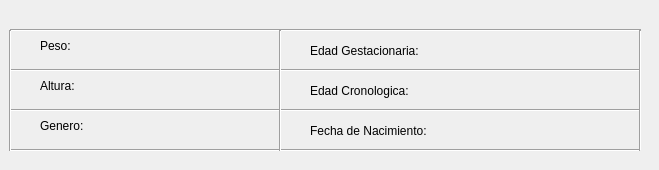
    <widget class="QWidget" name="tab_4">
     <attribute name="title">
      <string>Datos Personales.</string>
     </attribute>
     <widget class="QLabel" name="label_21">
      <property name="geometry">
       <rect>
        <x>40</x>
        <y>30</y>
        <width>231</width>
        <height>31</height>
       </rect>
      </property>
      <property name="text">
       <string>Peso:</string>
      </property>
     </widget>
     <widget class="QLabel" name="label_22">
      <property name="geometry">
       <rect>
        <x>40</x>
        <y>70</y>
        <width>231</width>
        <height>31</height>
       </rect>
      </property>
      <property name="text">
       <string>Altura:</string>
      </property>
     </widget>
     <widget class="QLabel" name="label_23">
      <property name="geometry">
       <rect>
        <x>40</x>
        <y>110</y>
        <width>221</width>
        <height>31</height>
       </rect>
      </property>
      <property name="text">
       <string>Genero:</string>
      </property>
     </widget>
     <widget class="QLabel" name="label_24">
      <property name="geometry">
       <rect>
        <x>310</x>
        <y>30</y>
        <width>321</width>
        <height>41</height>
       </rect>
      </property>
      <property name="text">
       <string>Edad Gestacionaria:</string>
      </property>
     </widget>
     <widget class="QLabel" name="label_25">
      <property name="geometry">
       <rect>
        <x>310</x>
        <y>70</y>
        <width>321</width>
        <height>41</height>
       </rect>
      </property>
      <property name="text">
       <string>Edad Cronologica:</string>
      </property>
     </widget>
     <widget class="QLabel" name="label_26">
      <property name="geometry">
       <rect>
        <x>310</x>
        <y>110</y>
        <width>321</width>
        <height>41</height>
       </rect>
      </property>
      <property name="text">
       <string>Fecha de Nacimiento:</string>
      </property>
     </widget>
     <widget class="Line" name="line_8">
      <property name="geometry">
       <rect>
        <x>10</x>
        <y>20</y>
        <width>631</width>
        <height>21</height>
       </rect>
      </property>
      <property name="orientation">
       <enum>Qt::Horizontal</enum>
      </property>
     </widget>
     <widget class="Line" name="line_9">
      <property name="geometry">
       <rect>
        <x>10</x>
        <y>60</y>
        <width>631</width>
        <height>21</height>
       </rect>
      </property>
      <property name="orientation">
       <enum>Qt::Horizontal</enum>
      </property>
     </widget>
     <widget class="Line" name="line_10">
      <property name="geometry">
       <rect>
        <x>10</x>
        <y>100</y>
        <width>631</width>
        <height>21</height>
       </rect>
      </property>
      <property name="orientation">
       <enum>Qt::Horizontal</enum>
      </property>
     </widget>
     <widget class="Line" name="line_11">
      <property name="geometry">
       <rect>
        <x>10</x>
        <y>140</y>
        <width>631</width>
        <height>21</height>
       </rect>
      </property>
      <property name="orientation">
       <enum>Qt::Horizontal</enum>
      </property>
     </widget>
     <widget class="Line" name="line_12">
      <property name="geometry">
       <rect>
        <x>270</x>
        <y>30</y>
        <width>20</width>
        <height>121</height>
       </rect>
      </property>
      <property name="orientation">
       <enum>Qt::Vertical</enum>
      </property>
     </widget>
     <widget class="Line" name="line_13">
      <property name="geometry">
       <rect>
        <x>0</x>
        <y>30</y>
        <width>20</width>
        <height>121</height>
       </rect>
      </property>
      <property name="orientation">
       <enum>Qt::Vertical</enum>
      </property>
     </widget>
     <widget class="Line" name="line_14">
      <property name="geometry">
       <rect>
        <x>630</x>
        <y>30</y>
        <width>20</width>
        <height>121</height>
       </rect>
      </property>
      <property name="orientation">
       <enum>Qt::Vertical</enum>
      </property>
     </widget>
    </widget>
